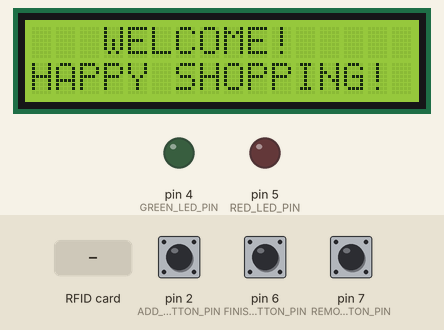
This sketch was run on a simulated Arduino Uno, built with avr-gcc and run on an emulated ATmega328P. Shown: 16×2 character LCD, output pins drawn as LEDs (lit = HIGH). The test bench sets the inputs (shaded band); at power-on: pin 2 (ADD_BUTTON_PIN) HIGH, pin 6 (FINISH_BUTTON_PIN) HIGH, pin 7 (REMOVE_BUTTON_PIN) HIGH. Pins used as bus, display or sensor lines are not drawn.

Above: at 4.3 s.
4.4 s: pin 2 (ADD_BUTTON_PIN) pulled LOW for 0.15 s
At 4.9 s:
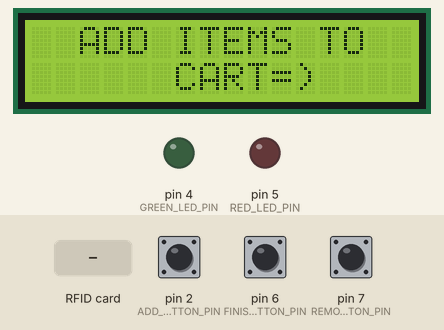
7.5 s: RFID card 13 0F EE B9 held to the reader
At 8.7 s:
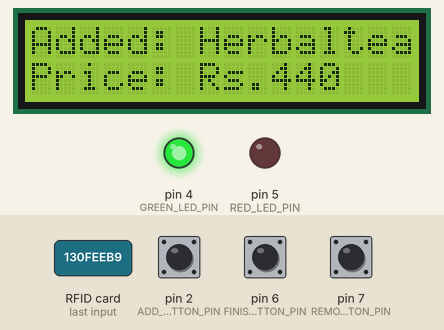
10.5 s: pin 6 (FINISH_BUTTON_PIN) pulled LOW for 3.2 s
At 13.4 s:
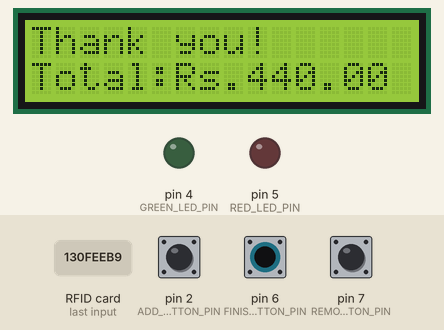
15.2 s: pin 7 (REMOVE_BUTTON_PIN) pulled LOW for 0.15 s
At 15.7 s:
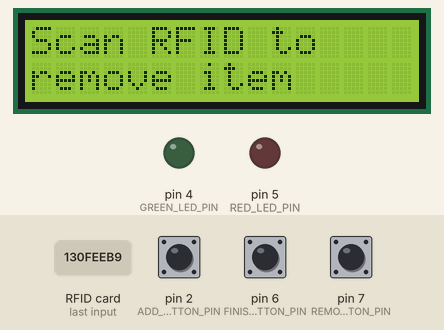
16.8 s: RFID card A9 4C 69 98 held to the reader
At 18.0 s:
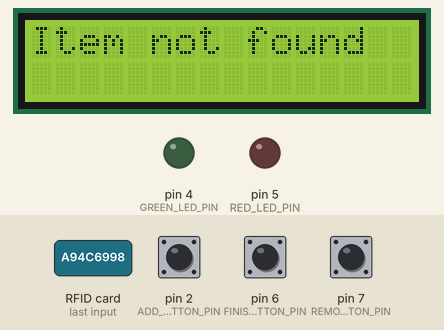
18.3 s: RFID card 13 0F EE B9 held to the reader
At 19.9 s:
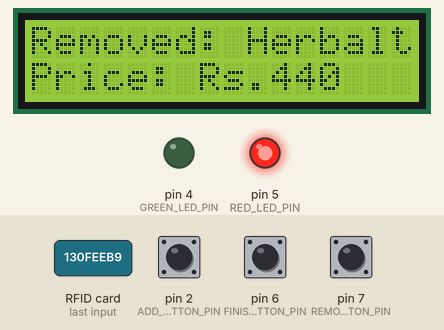
Timing chart, 0 to 22.3 s (numbered marks = the images above; inputs shaded):
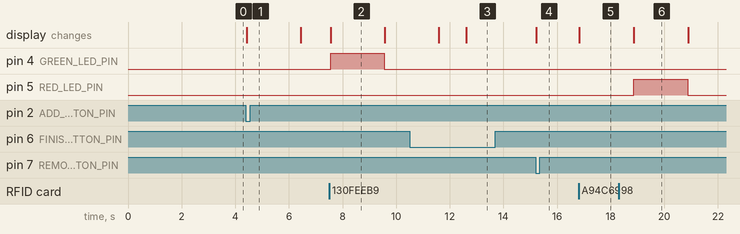

The sketch:

AS2020978.ino
```cpp
#include <Wire.h>
#include <LiquidCrystal_I2C.h>
#include <MFRC522.h>
#include <SPI.h>

#define RST_PIN 9
#define SS_PIN 10
#define GREEN_LED_PIN 4
#define RED_LED_PIN 5
#define ADD_BUTTON_PIN 2
#define REMOVE_BUTTON_PIN 7
#define FINISH_BUTTON_PIN 6

byte taguid[5][4]={{0x13,0x0F,0XEE,0XB9},{0xA9,0x4C,0X69,0X98},{0x09,0x03,0X6E,0X98},{0x29,0x28,0XE3,0X97},{0xA3,0x87,0X01,0X4D}};
int cartVal= 0;
int elements[20][2];
String invName[4]={"Herbaltea-Rs.440","Noodles-Rs.355","Biscuit-Rs.120","Milkpkt-Rs.120"};
int detail[5][3]={{440,0,0},{355,0,0},{120,0,0},{120,0,0},{0,0,0}};
int addButton=0;
int removeButton=0;
int finishButton=0;
LiquidCrystal_I2C lcd(0x27, 16, 2);
MFRC522 mfrc522(SS_PIN, RST_PIN);

//compare two RFID UIDs
bool compareUID(byte* uid1, byte* uid2) {
  for (int i = 0; i < 4; i++) {
    if (uid1[i] != uid2[i]) {
      return false;
    }
  }
  return true;
}

void setup() {
  lcd.init();
  lcd.backlight();
  Serial.begin(9600);
  SPI.begin();
  mfrc522.PCD_Init();


  pinMode(GREEN_LED_PIN, OUTPUT);
  pinMode(RED_LED_PIN, OUTPUT);
  pinMode(ADD_BUTTON_PIN, INPUT_PULLUP);
  pinMode(REMOVE_BUTTON_PIN, INPUT_PULLUP);
  pinMode(FINISH_BUTTON_PIN, INPUT_PULLUP);

  digitalWrite(GREEN_LED_PIN, LOW);
  digitalWrite(RED_LED_PIN, LOW);

  lcd.setCursor(3,0);
  lcd.print("WELCOME!");
  lcd.setCursor(0,1);
  lcd.print("HAPPY SHOPPING!");
  delay(3000);
}

void loop() {
  if (digitalRead(ADD_BUTTON_PIN) == LOW) {
    lcd.clear();
    lcd.setCursor(2,0);
    lcd.print("ADD ITEMS TO");
    lcd.setCursor(6,1);
    lcd.print("CART=)");
    delay(2000);
    addItemToCart();
  }

  if (digitalRead(REMOVE_BUTTON_PIN) == LOW) {
    lcd.clear();
    removeItemFromCart();
  }

  if (digitalRead(FINISH_BUTTON_PIN) == LOW) {
    lcd.clear();
    lcd.print("Thank you!");
    lcd.setCursor(0, 1);
    lcd.print("Total:");
    float totalAmount = calculateTotalPrice(); // Calculate and display total amount
    lcd.print("Rs.");
    lcd.print(totalAmount);
    delay(2000);
  }
}

void addItemToCart() {
  lcd.clear();
  lcd.print("Scan RFID to add item");

  bool addingItems = true;  // Flag to indicate whether still adding items
  while (addingItems) {
    // Check if buttons are pressed
    if (digitalRead(REMOVE_BUTTON_PIN) == LOW || digitalRead(FINISH_BUTTON_PIN) == LOW) {
      lcd.clear();
      lcd.print("Exiting...");
      delay(1000);
      addingItems = false;  // Exit the loop when a button is pressed
      break;
    }

    // Read RFID tag
    if (mfrc522.PICC_IsNewCardPresent() && mfrc522.PICC_ReadCardSerial()) {
      byte tagUID[4];

      //Extracts the UID of the scanned RFID tag
      for (int i = 0; i < 4; i++) {
        tagUID[i] = mfrc522.uid.uidByte[i];
      }

      // Check if the scanned RFID tag matches any in the list
      int itemIndex = -1;
      for (int i = 0; i < 5; i++) {
        if (compareUID(tagUID, taguid[i])) {
          itemIndex = i;
          break;
        }
      }

      if (itemIndex != -1) {// if item found, update cart and display information
        cartVal++;
        elements[cartVal - 1][0] = itemIndex;
        elements[cartVal - 1][1]++;

        lcd.clear();
        lcd.print("Added: ");
        lcd.print(invName[itemIndex]);
        lcd.setCursor(0, 1);
        lcd.print("Price: Rs.");
        lcd.print(detail[itemIndex][0]);

        // Turn on green LED
        digitalWrite(GREEN_LED_PIN, HIGH);
        delay(2000);
        digitalWrite(GREEN_LED_PIN, LOW);

        // Display total price
        lcd.clear();
        lcd.print("Total: Rs.");
        lcd.print(calculateTotalPrice());
        delay(2000);

        mfrc522.PICC_HaltA();
        mfrc522.PCD_StopCrypto1();
      } else {
        // Display error message for unrecognized RFID
        lcd.clear();
        lcd.print("Unrecognized RFID");
        delay(2000);

        mfrc522.PICC_HaltA();
        mfrc522.PCD_StopCrypto1();
      }
    }
  }
}

void removeItemFromCart() {
  lcd.clear();
  lcd.print("Scan RFID to ");
  lcd.setCursor(0, 1);
  lcd.print("remove item");

  bool cardRemoved = false;

  while (!cardRemoved) {
    // Check if buttons are pressed
    if (digitalRead(ADD_BUTTON_PIN) == LOW) {
      lcd.clear();
      lcd.setCursor(2, 0);
      lcd.print("ADD ITEMS TO");
      lcd.setCursor(6, 1);
      lcd.print("CART=)");
      delay(2000);
      addItemToCart();
    }

    if (digitalRead(FINISH_BUTTON_PIN) == LOW) {
      lcd.clear();
      lcd.print("Thank you!");
      // Calculate and display total amount
      lcd.setCursor(0, 1);
      lcd.print("Total: Rs.");
      lcd.print(calculateTotalPrice());
      delay(2000);
      return;  // Exit the removeItemFromCart function
    }

    // Read RFID tag
    if (mfrc522.PICC_IsNewCardPresent() && mfrc522.PICC_ReadCardSerial()) {
      byte tagUID[4];

      for (int i = 0; i < 4; i++) {
        tagUID[i] = mfrc522.uid.uidByte[i];
      }

      // Check if the scanned RFID tag matches any in the list
      int itemIndex = -1;
      for (int i = 0; i < 20; i++) {
        if (compareUID(tagUID, taguid[elements[i][0]])) {
          itemIndex = i;
          break;
        }
      }

      // Exit the loop immediately after reading a card
      mfrc522.PICC_HaltA();
      mfrc522.PCD_StopCrypto1();

      // Check if the item is in the cart before attemptng to remove it
      if (itemIndex != -1 && elements[itemIndex][1] > 0) {
        // Item is in the cart, update cart and display removal message
        cartVal--;
        elements[itemIndex][1]--;

        lcd.clear();
        lcd.print("Removed: ");
        lcd.print(invName[elements[itemIndex][0]]);
        lcd.setCursor(0, 1);
        lcd.print("Price: Rs.");
        lcd.print(detail[elements[itemIndex][0]][0]);

        // Turn on red LED
        digitalWrite(RED_LED_PIN, HIGH);
        delay(2000);
        digitalWrite(RED_LED_PIN, LOW);

        // Display total price
        lcd.clear();
        lcd.print("Total: Rs.");
        lcd.print(calculateTotalPrice());
        delay(2000);

        cardRemoved = true;
      } else {
        // Display error message for unrecognized RFID or item not in the cart
        lcd.clear();
        lcd.print("Item not found");
        delay(2000);
        // Continue the loop to wait for another RFID scan
      }
    }
  }
}

float calculateTotalPrice() {
  float totalPrice = 0;

  // Iterate through elements array to calculate total price
  for (int i = 0; i < 20; i++) {
    int itemIndex = elements[i][0];
    int quantity = elements[i][1];

    if (quantity > 0) {
   // Calculate the total price for added items
      totalPrice += detail[itemIndex][0] * quantity;
    }
  }

  // Display removed items
  for (int i = 0; i < 5; i++) {
    int quantityRemoved = detail[i][1];

    if (quantityRemoved > 0) {
      // Subtract the total price for removed items
      totalPrice -= detail[i][0] * quantityRemoved;
    }
  }

  return totalPrice;
}
```

Measured:
- after the input at 4.4 s, the display: changes at once (image 1)
- after the input at 7.5 s, pin 4 (GREEN_LED_PIN): LOW → HIGH after 0.06 s, → LOW 2.0 s later; the display: changes after 0.06 s (image 2)
- after the input at 10.5 s, the display: first changes after 1.1 s (image 3 shows a later state)
- after the input at 15.2 s, the display: changes at once (image 4)
- after the input at 16.8 s, the display: changes at once (image 5)
- after the input at 18.3 s, pin 5 (RED_LED_PIN): LOW → HIGH after 0.57 s, → LOW 2.0 s later; the display: changes after 0.57 s (image 6)
- what the display in image 2 shows lasts 2.0 s, from 7.6 s to 9.6 s
